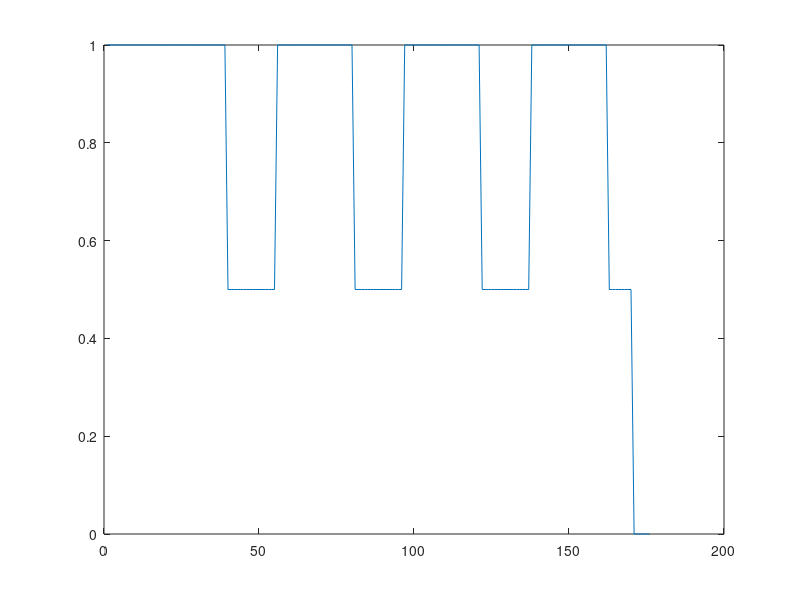

Here is the MATLAB script that generated this plot:
% clear all, close all, clc

ab = ones(1, 12);
a1 = ones(1,29);
a0 = zeros(1,12);

f = [ab a1 a0 a1 a0 a1 a0 a1 a0];
f(2,:) = f(1,:);
f(3,:) = f(1,:);
f(4,:) = f(1,:);

N_bilayer = 4;
N_planes_buffer = length(ab);
N_planes_a = length(a1);
N_planes_b = length(a0);
% gradient
N_planes_diff_a = 2;
N_planes_diff_b = 6;

dispersion_a_up   = logspace(-4, log10(0.5), N_planes_diff_a+1);
dispersion_b_down = logspace(log10(0.5), -4, N_planes_diff_b+1);

dispersion_a_down = logspace(log10(0.5), -4, N_planes_diff_a+1);
dispersion_b_up   = logspace(-4, log10(0.5), N_planes_diff_b+1);



        
for j = 1:N_bilayer
    k = N_planes_buffer + N_planes_a*j + N_planes_b*(j-1);
    if (N_planes_diff_a == 0 && N_planes_diff_b == 0)
        break
    elseif (N_planes_diff_a == 0 && ~N_planes_diff_b == 0)
        f(2,k:k+N_planes_diff_b-1)   = linspace(0.5,0.5,N_planes_diff_b);
    elseif (~N_planes_diff_a == 0 && N_planes_diff_b == 0)
        f(2,k-N_planes_diff_a+1:k) = linspace(0.5,0.5,N_planes_diff_a);
    else
        f(2,k-N_planes_diff_a+1:k) = linspace(0.5,0.5,N_planes_diff_a);
        f(2,k:k+N_planes_diff_b)   = linspace(0.5,0.5,N_planes_diff_b+1);
    end
end

clear j, k;

for j = 1:N_bilayer-1
    k = N_planes_buffer + (N_planes_a + N_planes_b)*j;
    if (N_planes_diff_a == 0 && N_planes_diff_b == 0)
        break
    elseif (N_planes_diff_a == 0 && ~N_planes_diff_b == 0)
        f(2,k-N_planes_diff_b+1:k) = linspace(0.5,0.5,N_planes_diff_b);
    elseif (~N_planes_diff_a == 0 && N_planes_diff_b == 0)
        f(2,k+1:k+N_planes_diff_a)   = linspace(0.5,0.5,N_planes_diff_a);
    else
        f(2,k-N_planes_diff_b+1:k) = linspace(0.5,0.5,N_planes_diff_b);
        f(2,k+1:k+N_planes_diff_a)   = linspace(0.5,0.5,N_planes_diff_a);
    end
end
        
        
%         for j = 1:N_bilayer
%             k = N_planes_buffer + N_planes_a*j;
%             if (N_planes_diff_a == 0 && N_planes_diff_b == 0)
%                 break
%             elseif (N_planes_diff_a == 0 && ~N_planes_diff_b == 0)
%                 if f(k) == 1
%                     f(k+1:k+N_planes_diff_b) = f(k+1:k+N_planes_diff_b) + dispersion_b_down(2:end);
%                 else
%                     f(k-N_planes_diff_b+1:k) = f(k-N_planes_diff_b+1:k) + dispersion_b_up(1:length(dispersion_b_up)-1);
%                 end
%             elseif (~N_planes_diff_a == 0 && N_planes_diff_b == 0)
%                 if f(k) == 1
%                     f(k-N_planes_diff_a+1:k) = f(k-N_planes_diff_a+1:k) - dispersion_a_up(1:length(dispersion_a_up)-1);
%                 else
%                     f(k+1:k+N_planes_diff_a) = f(k+1:k+N_planes_diff_a) - dispersion_a_down(2:end);
%                 end
%             else
%                 if f(k) == 1
%                     f(k-N_planes_diff_a+1:k) = f(k-N_planes_diff_a+1:k) - dispersion_a_up(1:length(dispersion_a_up)-1);
%                     f(k+1:k+N_planes_diff_b) = f(k+1:k+N_planes_diff_b) + dispersion_b_down(2:end);
%                 else
%                     f(k-N_planes_diff_b+1:k) = f(k-N_planes_diff_b+1:k) + dispersion_b_up(1:length(dispersion_b_up)-1);
%                     f(k+1:k+N_planes_diff_a) = f(k+1:k+N_planes_diff_a) - dispersion_a_down(2:end);
%                 end
%             end
%         end


% for j = 1:N_bilayer
%     k = N_planes_buffer + N_planes_a*j + N_planes_b*(j-1);
%     if (N_planes_diff_a == 0 && N_planes_diff_b == 0)
%         break
%     elseif (N_planes_diff_a == 0 && ~N_planes_diff_b == 0)
%         f(2,k+1:k+N_planes_diff_b) = f(2,k+1:k+N_planes_diff_b) + dispersion_b_down(2:end);
%     elseif (~N_planes_diff_a == 0 && N_planes_diff_b == 0)
%         f(2,k-N_planes_diff_a+1:k) = f(2,k-N_planes_diff_a+1:k) - dispersion_a_up(1:length(dispersion_a_up)-1);
%     else
%         f(2,k-N_planes_diff_a+1:k) = f(2,k-N_planes_diff_a+1:k) - dispersion_a_up(1:length(dispersion_a_up)-1);
%         f(2,k+1:k+N_planes_diff_b) = f(2,k+1:k+N_planes_diff_b) + dispersion_b_down(2:end);
%     end
% end
% 
% clear j, k;
% 
% for j = 1:N_bilayer-1
%     k = N_planes_buffer + (N_planes_a + N_planes_b)*j;
%     if (N_planes_diff_a == 0 && N_planes_diff_b == 0)
%         break
%     elseif (N_planes_diff_a == 0 && ~N_planes_diff_b == 0)
%         f(2,k-N_planes_diff_b+1:k) = f(2,k-N_planes_diff_b+1:k) + dispersion_b_up(1:length(dispersion_b_up)-1);
%     elseif (~N_planes_diff_a == 0 && N_planes_diff_b == 0)
%         f(2,k+1:k+N_planes_diff_a) = f(2,k+1:k+N_planes_diff_a) - dispersion_a_down(2:end);
%     else
%         f(2,k-N_planes_diff_b+1:k) = f(2,k-N_planes_diff_b+1:k) + dispersion_b_up(1:length(dispersion_b_up)-1);
%         f(2,k+1:k+N_planes_diff_a) = f(2,k+1:k+N_planes_diff_a) - dispersion_a_down(2:end);
%     end
% end
        
%                 if f(m) == 1
%                     f(2,m-N_planes_diff_a:m)     = linspace(0,0.5,N_planes_diff_a+1);
%                     f(2,m+1:m+N_planes_diff_b+1) = linspace(0.5,1,N_planes_diff_b+1);
%                 else
%                     f(2,m-N_planes_diff_b-1:m-1) = linspace(0.5,1,N_planes_diff_b+1);
%                     f(2,m:m+N_planes_diff_a)     = linspace(0,0.5,N_planes_diff_a+1);
%                 end
% end

plot(f(2,:));

% dispersion_a_up = logspace(-4, log10(0.5), N_planes_diff_a+1);
% dispersion_b_down = logspace(log10(0.5), -4, N_planes_diff_b+1);
% 
% dispersion_a_down = logspace(log10(0.5), -4, N_planes_diff_a+1);
% dispersion_b_up = logspace(-4, log10(0.5), N_planes_diff_b+1);

% for j = 1:4
% %     k = N_planes_buffer + N_planes_a*j;
%         k = 20 * j;
% %     for k = N_planes_a*j-1:N_planes_a*j+2
%         if a(1,k) == 1
% %             a(2,k-N_planes_diff_a+1:k) = a(2,k-N_planes_diff_a+1:k) - dispersion_a_up(1:length(dispersion_a_up)-1);
%             a(2,k+1:k+N_planes_diff_b) = a(2,k+1:k+N_planes_diff_b) + dispersion_b_down(2:end);
%         else
%             a(2,k-N_planes_diff_b+1:k)   = a(2,k-N_planes_diff_b+1:k) + dispersion_b_up(1:length(dispersion_b_up)-1);
% %             a(2,k+1:k+N_planes_diff_a) = a(2,k+1:k+N_planes_diff_a) - dispersion_a_down(2:end);
%         end
% %     end
% end